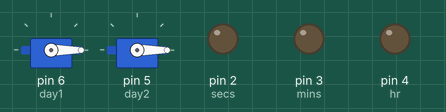
Bench run of a sketch on a simulated Arduino Uno, built with avr-gcc and run on an emulated ATmega328P. On the bench: 2 × servo, output pins drawn as LEDs (lit = HIGH). The local clock reads 2024-03-15 10:24:30 at power-on unless the sketch sets it; what the sketch prints to the serial monitor is not drawn.

Above: at 1.0 s.
Timing chart, 0 to 5.7 s (numbered marks = the images above):
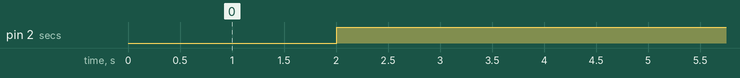

Measured:
- by itself, pin 2 (secs): LOW → HIGH at 2.0 s
- by itself, everything shown: repeats every 5.0 s, in 8 steps

The sketch:

finaltest3.ino
```cpp
#include <Servo.h>
#include <DS3231.h>
#define day1 6
#define day2 5
#define hr 4
#define mins 3
#define secs 2

int clockno,steps=0,ti,j,nod,startupdata;
int d,d1,d2,d1f,d2f,tp2,l;
char ans;
int esec;
int tp=90;
int flag=0,v=1,startflag=0,sflag=0,stemp;
double i=0;
DS3231 rtc(SDA,SCL);

Time t;
Servo servo1;
Servo servo2;

void setup()
{
  pinMode(day1,OUTPUT);
  pinMode(day2,OUTPUT);
  pinMode(hr,OUTPUT);
  pinMode(mins,OUTPUT);
  pinMode(secs,OUTPUT);
  Serial.begin(9600);
  rtc.begin();
  servo1.attach(day1);
  servo2.attach(day2);


}
void loop()
{

  t=rtc.getTime();
  stepper(t.sec,secs);
  //stepper(t.min,mins);
  if(t.mon==8)
  d=(31-t.date)+34;
  if(t.mon==9)
  d=(30-t.date)+4;
  if(t.mon==10)
  d=4-t.date;
  Serial.println(d);
  d2=d%100;
  //Serial.println(d2);
  tp2=d/10;
  d1=tp2%10;
  d1f=(d1*18);
  d2f=(d2*18);
  //Serial.println(d1);
  servo1.write(d1f);
  servo2.write(d2f);


}
void startup()
{
  Serial.println("Enter which clock you what to change ");
  Serial.println("1.SEC CLOCK 1");
  Serial.println("2.MINS CLOCK 2");


  while(Serial.available()==0){
  startupdata=Serial.read();
  if(Serial.available())
  break;
   }
   startflag=startupdata%10;
   steps=(startupdata/10)%100;
   clockno=clockno+1;


  for(int i=0;i<steps;i++)
  {
    digitalWrite(clockno,LOW);
    delay(1);
    digitalWrite(clockno,HIGH);
    delay(100);
  }

}
void stepper(int x,int y)
{


  if(flag==0)
  {

 for(l=0;l<=x;l++)
 {
   if(l==v)
   {
     v=v+5;
     continue;
   }
   i=i+1.25;
 }
   flag =1;
  }
    //Serial.println(i);

     if((x>=i) && (x!=tp))
   {
     digitalWrite(y,LOW);
     delay(1);
     digitalWrite(y,HIGH);
     i=i+1.25;
     Serial.print("\t");

     Serial.print(i);

     Serial.print("\t");

     Serial.println(x);

     tp=x;


   }


   if(x==59)
  {
     i=0;
  }
}
void creset()
{

}
```
